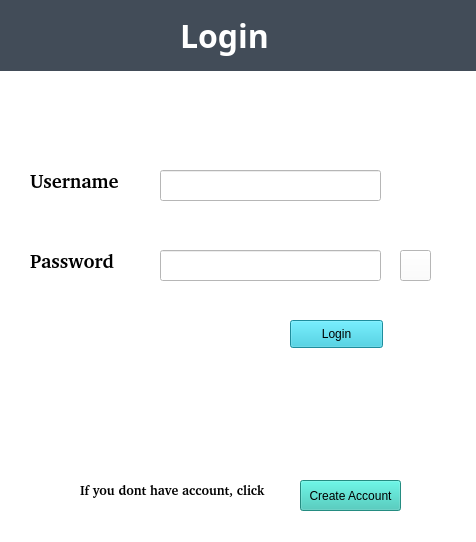
<?xml version="1.0" encoding="UTF-8"?>
<ui version="4.0">
 <class>Login</class>
 <widget class="QMainWindow" name="Login">
  <property name="geometry">
   <rect>
    <x>0</x>
    <y>0</y>
    <width>476</width>
    <height>542</height>
   </rect>
  </property>
  <property name="minimumSize">
   <size>
    <width>476</width>
    <height>542</height>
   </size>
  </property>
  <property name="maximumSize">
   <size>
    <width>476</width>
    <height>542</height>
   </size>
  </property>
  <property name="cursor">
   <cursorShape>PointingHandCursor</cursorShape>
  </property>
  <property name="windowTitle">
   <string>Login Setup</string>
  </property>
  <property name="styleSheet">
   <string notr="true">background-color: rgb(248, 237, 215);
background-color: rgb(255, 255, 255);</string>
  </property>
  <widget class="QWidget" name="centralwidget">
   <widget class="QLabel" name="label1">
    <property name="geometry">
     <rect>
      <x>180</x>
      <y>0</y>
      <width>211</width>
      <height>71</height>
     </rect>
    </property>
    <property name="font">
     <font>
      <family>Poppins</family>
      <pointsize>24</pointsize>
      <weight>75</weight>
      <bold>true</bold>
     </font>
    </property>
    <property name="layoutDirection">
     <enum>Qt::LeftToRight</enum>
    </property>
    <property name="styleSheet">
     <string notr="true">background-color: rgb(66, 76, 88);
color: rgb(255, 255, 255);</string>
    </property>
    <property name="text">
     <string>Login</string>
    </property>
   </widget>
   <widget class="QLabel" name="label2">
    <property name="geometry">
     <rect>
      <x>30</x>
      <y>160</y>
      <width>121</width>
      <height>41</height>
     </rect>
    </property>
    <property name="font">
     <font>
      <family>Champagne &amp; Limousines</family>
      <pointsize>14</pointsize>
      <weight>75</weight>
      <bold>true</bold>
     </font>
    </property>
    <property name="text">
     <string>Username</string>
    </property>
   </widget>
   <widget class="QLineEdit" name="username">
    <property name="geometry">
     <rect>
      <x>160</x>
      <y>170</y>
      <width>221</width>
      <height>31</height>
     </rect>
    </property>
    <property name="font">
     <font>
      <family>Champagne &amp; Limousines</family>
      <pointsize>10</pointsize>
      <weight>75</weight>
      <bold>true</bold>
     </font>
    </property>
    <property name="text">
     <string/>
    </property>
   </widget>
   <widget class="QLabel" name="label3">
    <property name="geometry">
     <rect>
      <x>30</x>
      <y>240</y>
      <width>121</width>
      <height>41</height>
     </rect>
    </property>
    <property name="font">
     <font>
      <family>Champagne &amp; Limousines</family>
      <pointsize>14</pointsize>
      <weight>75</weight>
      <bold>true</bold>
     </font>
    </property>
    <property name="text">
     <string>Password</string>
    </property>
   </widget>
   <widget class="QLineEdit" name="password">
    <property name="geometry">
     <rect>
      <x>160</x>
      <y>250</y>
      <width>221</width>
      <height>31</height>
     </rect>
    </property>
    <property name="font">
     <font>
      <family>Champagne &amp; Limousines</family>
      <pointsize>10</pointsize>
      <weight>75</weight>
      <bold>true</bold>
     </font>
    </property>
   </widget>
   <widget class="QLabel" name="label4">
    <property name="geometry">
     <rect>
      <x>80</x>
      <y>480</y>
      <width>221</width>
      <height>21</height>
     </rect>
    </property>
    <property name="font">
     <font>
      <family>Champagne &amp; Limousines</family>
      <pointsize>10</pointsize>
      <weight>75</weight>
      <bold>true</bold>
     </font>
    </property>
    <property name="text">
     <string>If you dont have account, click</string>
    </property>
   </widget>
   <widget class="QPushButton" name="createaccbutton">
    <property name="geometry">
     <rect>
      <x>300</x>
      <y>480</y>
      <width>101</width>
      <height>31</height>
     </rect>
    </property>
    <property name="cursor">
     <cursorShape>PointingHandCursor</cursorShape>
    </property>
    <property name="mouseTracking">
     <bool>true</bool>
    </property>
    <property name="styleSheet">
     <string notr="true">background-color: rgb(226, 131, 180);
background-color: rgb(51, 196, 180);</string>
    </property>
    <property name="text">
     <string>Create Account</string>
    </property>
   </widget>
   <widget class="QPushButton" name="loginbutton">
    <property name="geometry">
     <rect>
      <x>290</x>
      <y>320</y>
      <width>93</width>
      <height>28</height>
     </rect>
    </property>
    <property name="cursor">
     <cursorShape>PointingHandCursor</cursorShape>
    </property>
    <property name="mouseTracking">
     <bool>true</bool>
    </property>
    <property name="styleSheet">
     <string notr="true">background-color: rgb(226, 131, 180);
background-color: rgb(42, 198, 220);
</string>
    </property>
    <property name="text">
     <string>Login</string>
    </property>
   </widget>
   <widget class="QLabel" name="cond">
    <property name="geometry">
     <rect>
      <x>30</x>
      <y>381</y>
      <width>361</width>
      <height>51</height>
     </rect>
    </property>
    <property name="font">
     <font>
      <family>Champagne &amp; Limousines</family>
      <pointsize>11</pointsize>
      <weight>75</weight>
      <bold>true</bold>
     </font>
    </property>
    <property name="layoutDirection">
     <enum>Qt::LeftToRight</enum>
    </property>
    <property name="text">
     <string/>
    </property>
   </widget>
   <widget class="QPushButton" name="visiblebutton">
    <property name="geometry">
     <rect>
      <x>400</x>
      <y>250</y>
      <width>31</width>
      <height>31</height>
     </rect>
    </property>
    <property name="cursor">
     <cursorShape>PointingHandCursor</cursorShape>
    </property>
    <property name="styleSheet">
     <string notr="true">background-image : url(invisible.png)</string>
    </property>
    <property name="text">
     <string/>
    </property>
   </widget>
   <widget class="QLabel" name="label_3">
    <property name="geometry">
     <rect>
      <x>-10</x>
      <y>0</y>
      <width>511</width>
      <height>71</height>
     </rect>
    </property>
    <property name="styleSheet">
     <string notr="true">background-color: rgb(66, 76, 88);</string>
    </property>
    <property name="text">
     <string/>
    </property>
   </widget>
   <zorder>label_3</zorder>
   <zorder>label1</zorder>
   <zorder>label2</zorder>
   <zorder>username</zorder>
   <zorder>label3</zorder>
   <zorder>password</zorder>
   <zorder>label4</zorder>
   <zorder>createaccbutton</zorder>
   <zorder>loginbutton</zorder>
   <zorder>cond</zorder>
   <zorder>visiblebutton</zorder>
  </widget>
 </widget>
 <resources/>
 <connections/>
</ui>
